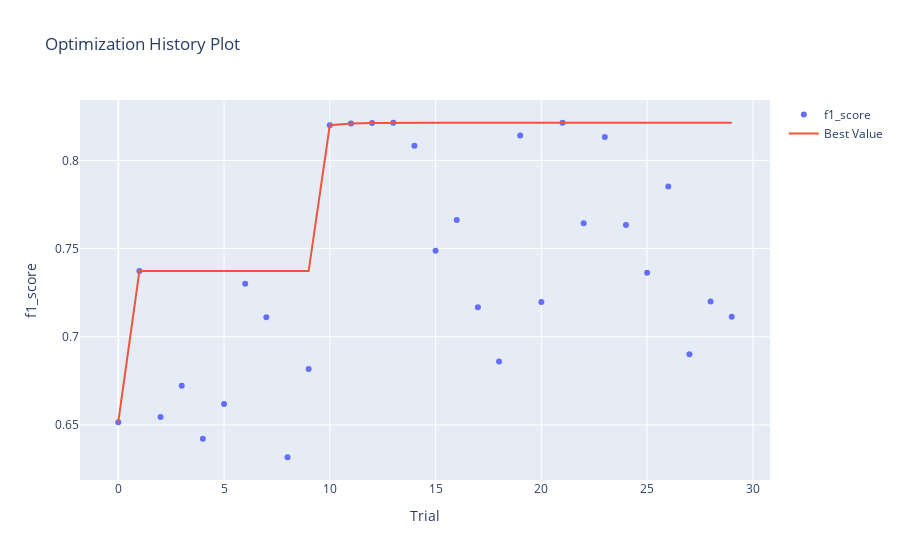

Source (notebook cell):
### Code cell
optuna.visualization.plot_optimization_history(study, target_name="f1_score")

### Figure 1 — Plotly figure (JSON) as saved in the notebook; plotly's stock layout.template omitted (floating-point values rounded to 4 significant figures)
{"data": [{"mode": "markers", "name": "f1_score", "type": "scatter", "x": [0, 1, 2, 3, 4, 5, 6, 7, 8, 9, 10, 11, 12, 13, 14, 15, 16, 17, 18, 19, 20, 21, 22, 23, 24, 25, 26, 27, 28, 29], "y": [0.6515, 0.7372, 0.6545, 0.6721, 0.6422, 0.6618, 0.73, 0.7111, 0.6317, 0.6817, 0.8199, 0.8209, 0.8212, 0.8213, 0.8083, 0.7488, 0.7661, 0.7167, 0.6859, 0.8141, 0.7197, 0.8213, 0.7643, 0.8132, 0.7633, 0.7362, 0.7852, 0.69, 0.7199, 0.7113]}, {"mode": "lines", "name": "Best Value", "type": "scatter", "x": [0, 1, 2, 3, 4, 5, 6, 7, 8, 9, 10, 11, 12, 13, 14, 15, 16, 17, 18, 19, 20, 21, 22, 23, 24, 25, 26, 27, 28, 29], "y": [0.6515, 0.7372, 0.7372, 0.7372, 0.7372, 0.7372, 0.7372, 0.7372, 0.7372, 0.7372, 0.8199, 0.8209, 0.8212, 0.8213, 0.8213, 0.8213, 0.8213, 0.8213, 0.8213, 0.8213, 0.8213, 0.8213, 0.8213, 0.8213, 0.8213, 0.8213, 0.8213, 0.8213, 0.8213, 0.8213]}, {"marker": {"color": "#cccccc"}, "mode": "markers", "name": "Infeasible Trial", "showlegend": false, "type": "scatter", "x": [], "y": []}], "layout": {"title": {"text": "Optimization History Plot"}, "xaxis": {"title": {"text": "Trial"}}, "yaxis": {"title": {"text": "f1_score"}}}}
